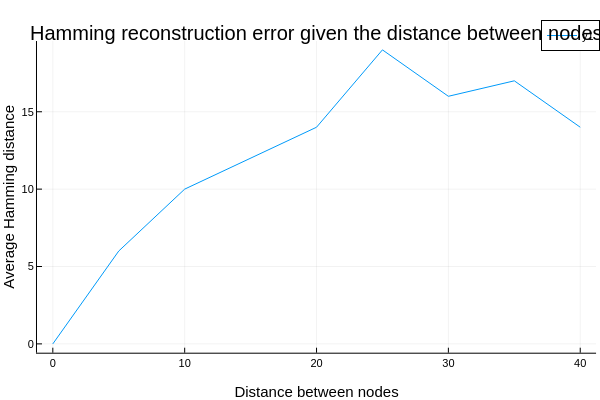

Here is the notebook cell this chart was saved with:
### Code cell
distance_btw_nodes = 0:5:40
paths_reduced = reduce_data(PATHS, 10)
seq = generate_seq()
target_number = 1234
all_ctc_maps = all_contact_maps(paths_reduced)
number_of_nodes = 4

root_seq,_,_ = algo(seq, target_number, all_ctc_maps, 5000, 100, 10000, 200, true)

plot_reconstruction_error_hamming(root_seq, distance_btw_nodes, number_of_nodes, target_number, all_ctc_maps, beta=100)

### Figure 1 — Plotly figure (JSON) as saved in the notebook; plotly's stock layout.template omitted (floating-point values rounded to 4 significant figures)
{"data": [{"colorbar": {"len": 0.8657, "title": "", "x": 0.9934, "y": 0.5087}, "legendgroup": "y1", "line": {"color": "rgba(0, 154, 250, 1.000)", "dash": "solid", "shape": "linear", "width": 1}, "mode": "lines", "name": "y1", "showlegend": true, "type": "scatter", "x": [0, 5, 10, 15, 20, 25, 30, 35, 40], "xaxis": "x", "y": [0, 6, 10, 12, 14, 19, 16, 17, 14], "yaxis": "y"}], "layout": {"annotations": [{"font": {"color": "rgba(0, 0, 0, 1.000)", "family": "sans-serif", "size": 20}, "rotation": 0, "showarrow": false, "text": "Hamming reconstruction error given the distance between nodes", "x": 0.5275, "xanchor": "center", "xref": "paper", "y": 1, "yanchor": "top", "yref": "paper"}], "height": 400, "legend": {"bgcolor": "rgba(255, 255, 255, 1.000)", "bordercolor": "rgba(0, 0, 0, 1.000)", "borderwidth": 1, "font": {"color": "rgba(0, 0, 0, 1.000)", "family": "sans-serif", "size": 11}, "title": {"font": {"color": "rgba(0, 0, 0, 1.000)", "family": "sans-serif", "size": 15}, "text": ""}, "tracegroupgap": 0, "traceorder": "normal", "x": 1, "xanchor": "auto", "y": 1, "yanchor": "auto"}, "margin": {"b": 20, "l": 0, "r": 0, "t": 20}, "paper_bgcolor": "rgba(255, 255, 255, 1.000)", "plot_bgcolor": "rgba(255, 255, 255, 1.000)", "showlegend": true, "width": 600, "xaxis": {"anchor": "y", "domain": [0.06165, 0.9934], "gridcolor": "rgba(0, 0, 0, 0.100)", "gridwidth": 0.5, "linecolor": "rgba(0, 0, 0, 1.000)", "mirror": false, "range": [-1.2, 41.2], "showgrid": true, "showline": true, "showticklabels": true, "tickangle": 0, "tickcolor": "rgb(0, 0, 0)", "tickfont": {"color": "rgba(0, 0, 0, 1.000)", "family": "sans-serif", "size": 11}, "tickmode": "array", "ticks": "inside", "ticktext": ["0", "10", "20", "30", "40"], "tickvals": [0, 10, 20, 30, 40], "title": "Distance between nodes", "titlefont": {"color": "rgba(0, 0, 0, 1.000)", "family": "sans-serif", "size": 15}, "type": "-", "visible": true, "zeroline": false, "zerolinecolor": "rgba(0, 0, 0, 1.000)"}, "yaxis": {"anchor": "x", "domain": [0.07581, 0.9415], "gridcolor": "rgba(0, 0, 0, 0.100)", "gridwidth": 0.5, "linecolor": "rgba(0, 0, 0, 1.000)", "mirror": false, "range": [-0.57, 19.57], "showgrid": true, "showline": true, "showticklabels": true, "tickangle": 0, "tickcolor": "rgb(0, 0, 0)", "tickfont": {"color": "rgba(0, 0, 0, 1.000)", "family": "sans-serif", "size": 11}, "tickmode": "array", "ticks": "inside", "ticktext": ["0", "5", "10", "15"], "tickvals": [0, 5, 10, 15], "title": "Average Hamming distance", "titlefont": {"color": "rgba(0, 0, 0, 1.000)", "family": "sans-serif", "size": 15}, "type": "-", "visible": true, "zeroline": false, "zerolinecolor": "rgba(0, 0, 0, 1.000)"}}}
